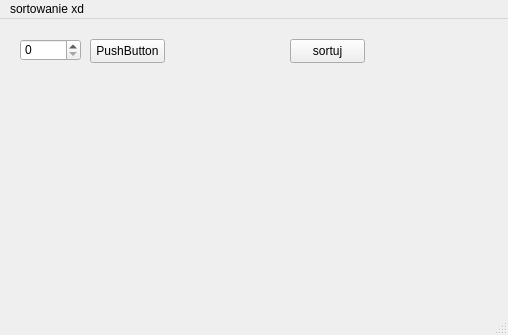
<?xml version="1.0" encoding="UTF-8"?>
<ui version="4.0">
 <class>MainWindow</class>
 <widget class="QMainWindow" name="MainWindow">
  <property name="geometry">
   <rect>
    <x>0</x>
    <y>0</y>
    <width>508</width>
    <height>335</height>
   </rect>
  </property>
  <property name="windowTitle">
   <string>MainWindow</string>
  </property>
  <widget class="QWidget" name="centralwidget">
   <widget class="QSpinBox" name="spinBox">
    <property name="geometry">
     <rect>
      <x>20</x>
      <y>20</y>
      <width>61</width>
      <height>22</height>
     </rect>
    </property>
   </widget>
   <widget class="QPushButton" name="pushButton">
    <property name="geometry">
     <rect>
      <x>90</x>
      <y>20</y>
      <width>75</width>
      <height>24</height>
     </rect>
    </property>
    <property name="text">
     <string>PushButton</string>
    </property>
   </widget>
   <widget class="QPushButton" name="pushButton_2">
    <property name="geometry">
     <rect>
      <x>290</x>
      <y>20</y>
      <width>75</width>
      <height>24</height>
     </rect>
    </property>
    <property name="text">
     <string>sortuj</string>
    </property>
   </widget>
  </widget>
  <widget class="QMenuBar" name="menubar">
   <property name="geometry">
    <rect>
     <x>0</x>
     <y>0</y>
     <width>508</width>
     <height>22</height>
    </rect>
   </property>
   <widget class="QMenu" name="menusortowanie_xd">
    <property name="title">
     <string>sortowanie xd</string>
    </property>
   </widget>
   <addaction name="menusortowanie_xd"/>
  </widget>
  <widget class="QStatusBar" name="statusbar"/>
 </widget>
 <resources/>
 <connections/>
</ui>
